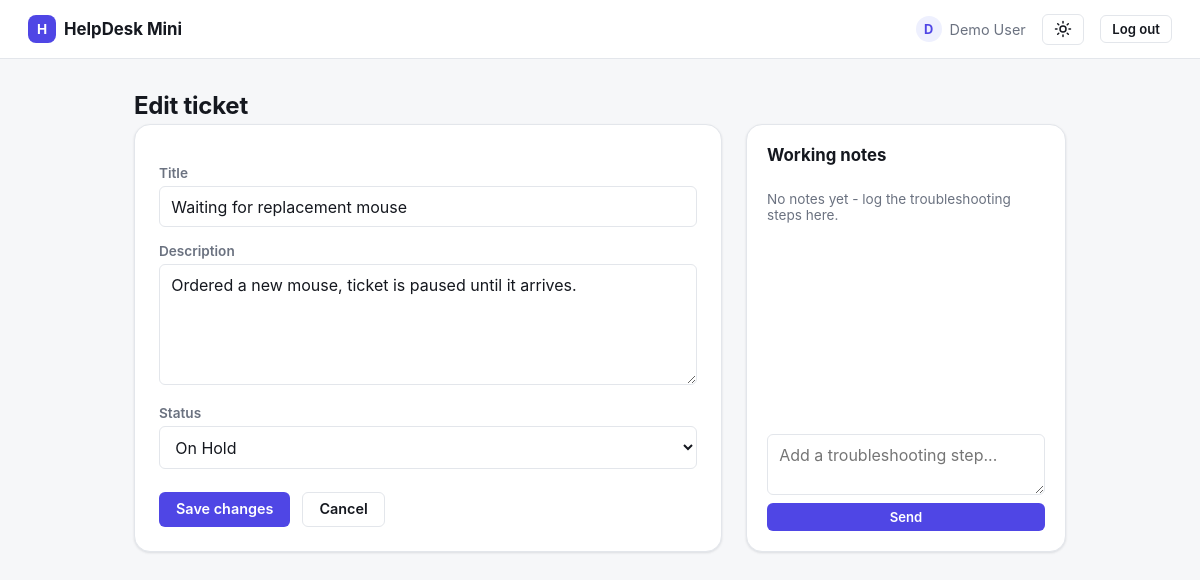
Screenshot of /ticket_edit.php?id=3 (signed in) with the database file from the repository.
### tables this page shows
CREATE TABLE tickets (
    id          INT UNSIGNED AUTO_INCREMENT PRIMARY KEY,
    user_id     INT UNSIGNED NOT NULL,
    title       VARCHAR(150) NOT NULL,
    description TEXT         NOT NULL,
    status      ENUM('Open', 'In Progress', 'On Hold', 'Closed') NOT NULL DEFAULT 'Open',
    created_at  TIMESTAMP    NOT NULL DEFAULT CURRENT_TIMESTAMP,
    updated_at  TIMESTAMP    NOT NULL DEFAULT CURRENT_TIMESTAMP ON UPDATE CURRENT_TIMESTAMP,

    CONSTRAINT fk_tickets_user
        FOREIGN KEY (user_id) REFERENCES users(id)
        ON DELETE CASCADE,

    INDEX idx_tickets_user (user_id),
    INDEX idx_tickets_status (status)
);

### helpers.php (called while the page is built, shortened)
<?php
function h(?string $value): string
{
    return htmlspecialchars($value ?? '', ENT_QUOTES, 'UTF-8');
}

### ticket_edit.php (the view, shortened to what this page needs)
<?php
require_once __DIR__ . '/helpers.php';
$pdo = get_db();
$id = (int) ($_GET['id'] ?? $_POST['id'] ?? 0);
$stmt = $pdo->prepare('SELECT * FROM tickets WHERE id = ? AND user_id = ?');
$stmt->execute([$id, current_user_id()]);
$ticket = $stmt->fetch();
$stmt = $pdo->prepare('SELECT id, note, created_at FROM ticket_notes WHERE ticket_id = ? ORDER BY created_at ASC');
$stmt->execute([$ticket['id']]);
$notes = $stmt->fetchAll();
?>
<!DOCTYPE html>
<html lang="en">
<head>
    <link rel="stylesheet" href="assets/style.css">
</head>
<body>
<?php require __DIR__ . '/partials/nav.php'; ?>
<main class="container container-wide">
    <h1>Edit ticket</h1>
    <div class="ticket-layout">
        <div class="form-card">
            <form method="post" action="ticket_edit.php?id=<?= (int) $ticket['id'] ?>" class="ticket-form">
                <label for="title">Title</label>
                <input type="text" id="title" name="title" value="<?= h($ticket['title']) ?>" required>
                <label for="description">Description</label>
                <textarea id="description" name="description" rows="5" required><?= h($ticket['description']) ?></textarea>
                <label for="status">Status</label>
                <select id="status" name="status">
                    <?php foreach (['Open', 'In Progress', 'On Hold', 'Closed'] as $status): ?>
                        <option value="<?= h($status) ?>" <?= $status === $ticket['status'] ? 'selected' : '' ?>>
                            <?= h($status) ?>
                        </option>
                    <?php endforeach; ?>
                </select>
                <div class="form-actions">
                    <button type="submit" class="btn btn-primary">Save changes</button>
                    <a class="btn btn-ghost" href="ticket_view.php?id=<?= (int) $ticket['id'] ?>">Cancel</a>
                </div>
            </form>
        </div>
        <aside class="notes-panel">
            <h2>Working notes</h2>
            <div class="notes-list" id="notes-list">
                <?php if (empty($notes)): ?>
                    <p class="notes-empty" id="notes-empty">No notes yet - log the troubleshooting steps here.</p>
                <?php endif; ?>
            </div>
            <form id="notes-form" class="notes-form" data-ticket-id="<?= (int) $ticket['id'] ?>">
                <textarea id="note-input" name="note" rows="2" placeholder="Add a troubleshooting step..." required></textarea>
                <button type="submit" class="btn btn-primary btn-sm">Send</button>
            </form>
        </aside>
    </div>
</main>
</body>
</html>

### assets/style.css (style rules this page uses)
:root { --color-bg: #f6f7f9; --color-surface: #ffffff; --color-border: #e3e6eb; --color-text: #15181f; --color-muted: #6b7280; --color-primary: #4f46e5; --color-primary-hover: #4338ca; --color-primary-soft: #eef0fe; --color-danger: #dc2626; --color-danger-soft: #fdeded; --color-open: #2563eb; --color-open-bg: #eef3fe; --color-progress: #b45309; --color-progress-bg: #fef6e7; --color-hold: #7c3aed; --color-hold-bg: #f3eefe; --color-closed: #15803d; --color-closed-bg: #eafaf0; --radius-sm: 6px; --radius: 10px; --radius-lg: 16px; --shadow: 0 1px 2px rgba(16, 24, 40, 0.04), 0 1px 3px rgba(16, 24, 40, 0.08); --color-row-hover: #fafbff; --color-ghost-hover: #f1f2f5; }
* { box-sizing: border-box; }
body { margin: 0; font-family: -apple-system, "Segoe UI", system-ui, Roboto, sans-serif; background: var(--color-bg); color: var(--color-text); -webkit-font-smoothing: antialiased; transition: background-color 0.15s ease, color 0.15s ease; }
.topbar, .tickets-card, .form-card, .ticket-detail, .auth-box, .empty-state, .notes-panel, .note-item, form input, form textarea, form select { transition: background-color 0.15s ease, border-color 0.15s ease, color 0.15s ease; }
a { color: var(--color-primary); }
.container { max-width: 840px; margin: 0 auto; padding: 2rem 1.5rem; }
h1 { margin: 0 0 0.25rem; font-size: 1.5rem; letter-spacing: -0.01em; }
h2 { font-size: 1.05rem; }
.btn { display: inline-flex; align-items: center; justify-content: center; gap: 0.4rem; padding: 0.55rem 1rem; border-radius: var(--radius-sm); border: 1px solid transparent; font: inherit; font-weight: 600; font-size: 0.9rem; text-decoration: none; cursor: pointer; line-height: 1.1; transition: background-color 0.15s ease, border-color 0.15s ease, color 0.15s ease; }
.btn-primary { background: var(--color-primary); color: #fff; }
.btn-ghost { background: var(--color-surface); border-color: var(--color-border); color: var(--color-text); }
.btn-sm { padding: 0.35rem 0.7rem; font-size: 0.82rem; }
form label { display: block; margin-top: 0.95rem; margin-bottom: 0.35rem; font-size: 0.85rem; font-weight: 600; color: var(--color-muted); }
form input, form textarea, form select { width: 100%; padding: 0.6rem 0.7rem; border: 1px solid var(--color-border); border-radius: var(--radius-sm); font: inherit; background: var(--color-surface); color: var(--color-text); }
.ticket-form, .auth-box form { margin-top: 0.25rem; }
.form-card { background: var(--color-surface); border: 1px solid var(--color-border); border-radius: var(--radius-lg); box-shadow: var(--shadow); padding: 1.5rem; }
.form-actions { display: flex; align-items: center; gap: 0.75rem; margin-top: 1.4rem; }
.container-wide { max-width: 980px; }
.ticket-layout { display: flex; align-items: stretch; gap: 1.5rem; }
.ticket-layout > *:first-child { flex: 1; min-width: 0; }
.notes-panel { flex: 0 0 320px; display: flex; flex-direction: column; background: var(--color-surface); border: 1px solid var(--color-border); border-radius: var(--radius-lg); padding: 1.25rem; box-shadow: var(--shadow); }
.notes-panel h2 { margin: 0 0 0.75rem; }
.notes-list { flex: 1; overflow-y: auto; display: flex; flex-direction: column; gap: 0.6rem; margin-bottom: 0.9rem; padding-right: 0.2rem; }
.notes-empty { color: var(--color-muted); font-size: 0.85rem; }
.notes-form { display: flex; flex-direction: column; gap: 0.5rem; }
.notes-form textarea { min-height: 56px; resize: vertical; }

### rows the page displays
tickets: title "Waiting for replacement mouse", description "Ordered a new mouse, ticket is paused until it arrives."

### other values shown
$initial "D"
$_SESSION['user_name'] "Demo User"
form field status "On Hold"
